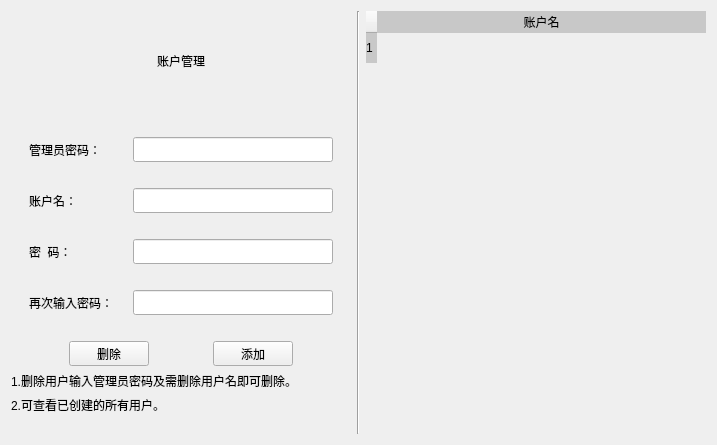
     <widget class="QWidget" name="adduser">
      <property name="enabled">
       <bool>true</bool>
      </property>
      <attribute name="title">
       <string>账户编辑</string>
      </attribute>
      <layout class="QGridLayout" name="gridLayout_6">
       <item row="0" column="0">
        <layout class="QHBoxLayout" name="horizontalLayout_26">
         <item>
          <layout class="QVBoxLayout" name="verticalLayout_10">
           <item>
            <widget class="QLabel" name="label_12">
             <property name="minimumSize">
              <size>
               <width>340</width>
               <height>100</height>
              </size>
             </property>
             <property name="styleSheet">
              <string notr="true">background-color:rgba(0,0,0,0);border-color:rgba(0,0,0,255);color: rgba(0, 0, 0,254);border-style:none;border-width:0px;border-radius:8px;font:25px &quot;方正小标宋简体&quot;;font-style:normal;font-weight: lighter;text-decoration:blink;</string>
             </property>
             <property name="text">
              <string>&lt;html&gt;&lt;head/&gt;&lt;body&gt;&lt;p align=&quot;center&quot;&gt;账户管理&lt;/p&gt;&lt;/body&gt;&lt;/html&gt;</string>
             </property>
            </widget>
           </item>
           <item>
            <spacer name="verticalSpacer_19">
             <property name="orientation">
              <enum>Qt::Vertical</enum>
             </property>
             <property name="sizeType">
              <enum>QSizePolicy::Fixed</enum>
             </property>
             <property name="sizeHint" stdset="0">
              <size>
               <width>20</width>
               <height>20</height>
              </size>
             </property>
            </spacer>
           </item>
           <item>
            <layout class="QVBoxLayout" name="verticalLayout_11">
             <item>
              <layout class="QHBoxLayout" name="horizontalLayout_27">
               <item>
                <widget class="QLabel" name="sup_pass_lab">
                 <property name="minimumSize">
                  <size>
                   <width>40</width>
                   <height>25</height>
                  </size>
                 </property>
                 <property name="maximumSize">
                  <size>
                   <width>80</width>
                   <height>25</height>
                  </size>
                 </property>
                 <property name="text">
                  <string>管理员密码：</string>
                 </property>
                </widget>
               </item>
               <item>
                <widget class="QLineEdit" name="adminpass">
                 <property name="minimumSize">
                  <size>
                   <width>200</width>
                   <height>25</height>
                  </size>
                 </property>
                 <property name="maximumSize">
                  <size>
                   <width>200</width>
                   <height>25</height>
                  </size>
                 </property>
                 <property name="echoMode">
                  <enum>QLineEdit::Password</enum>
                 </property>
                </widget>
               </item>
              </layout>
             </item>
             <item>
              <spacer name="verticalSpacer_21">
               <property name="orientation">
                <enum>Qt::Vertical</enum>
               </property>
               <property name="sizeHint" stdset="0">
                <size>
                 <width>20</width>
                 <height>20</height>
                </size>
               </property>
              </spacer>
             </item>
             <item>
              <layout class="QHBoxLayout" name="horizontalLayout_28">
               <item>
                <widget class="QLabel" name="user_lab">
                 <property name="minimumSize">
                  <size>
                   <width>40</width>
                   <height>25</height>
                  </size>
                 </property>
                 <property name="maximumSize">
                  <size>
                   <width>80</width>
                   <height>25</height>
                  </size>
                 </property>
                 <property name="text">
                  <string>账户名：</string>
                 </property>
                </widget>
               </item>
               <item>
                <widget class="QLineEdit" name="manageuser">
                 <property name="minimumSize">
                  <size>
                   <width>200</width>
                   <height>25</height>
                  </size>
                 </property>
                 <property name="maximumSize">
                  <size>
                   <width>200</width>
                   <height>25</height>
                  </size>
                 </property>
                </widget>
               </item>
              </layout>
             </item>
             <item>
              <spacer name="verticalSpacer_22">
               <property name="orientation">
                <enum>Qt::Vertical</enum>
               </property>
               <property name="sizeHint" stdset="0">
                <size>
                 <width>20</width>
                 <height>20</height>
                </size>
               </property>
              </spacer>
             </item>
             <item>
              <layout class="QHBoxLayout" name="horizontalLayout_29">
               <item>
                <widget class="QLabel" name="userpass_lab">
                 <property name="minimumSize">
                  <size>
                   <width>40</width>
                   <height>25</height>
                  </size>
                 </property>
                 <property name="maximumSize">
                  <size>
                   <width>80</width>
                   <height>25</height>
                  </size>
                 </property>
                 <property name="text">
                  <string>密  码：</string>
                 </property>
                </widget>
               </item>
               <item>
                <widget class="QLineEdit" name="userpass">
                 <property name="minimumSize">
                  <size>
                   <width>200</width>
                   <height>25</height>
                  </size>
                 </property>
                 <property name="maximumSize">
                  <size>
                   <width>200</width>
                   <height>25</height>
                  </size>
                 </property>
                 <property name="echoMode">
                  <enum>QLineEdit::Password</enum>
                 </property>
                </widget>
               </item>
              </layout>
             </item>
             <item>
              <spacer name="verticalSpacer_23">
               <property name="orientation">
                <enum>Qt::Vertical</enum>
               </property>
               <property name="sizeHint" stdset="0">
                <size>
                 <width>20</width>
                 <height>20</height>
                </size>
               </property>
              </spacer>
             </item>
             <item>
              <layout class="QHBoxLayout" name="horizontalLayout_30">
               <item>
                <widget class="QLabel" name="userpass_labagain">
                 <property name="minimumSize">
                  <size>
                   <width>40</width>
                   <height>25</height>
                  </size>
                 </property>
                 <property name="maximumSize">
                  <size>
                   <width>80</width>
                   <height>25</height>
                  </size>
                 </property>
                 <property name="text">
                  <string>再次输入密码：</string>
                 </property>
                </widget>
               </item>
               <item>
                <widget class="QLineEdit" name="userpass_2">
                 <property name="minimumSize">
                  <size>
                   <width>200</width>
                   <height>25</height>
                  </size>
                 </property>
                 <property name="maximumSize">
                  <size>
                   <width>200</width>
                   <height>25</height>
                  </size>
                 </property>
                 <property name="echoMode">
                  <enum>QLineEdit::Password</enum>
                 </property>
                </widget>
               </item>
              </layout>
             </item>
            </layout>
           </item>
           <item>
            <spacer name="verticalSpacer_24">
             <property name="orientation">
              <enum>Qt::Vertical</enum>
             </property>
             <property name="sizeType">
              <enum>QSizePolicy::Fixed</enum>
             </property>
             <property name="sizeHint" stdset="0">
              <size>
               <width>20</width>
               <height>20</height>
              </size>
             </property>
            </spacer>
           </item>
           <item>
            <layout class="QHBoxLayout" name="horizontalLayout_31">
             <item>
              <widget class="QPushButton" name="delmanager_2">
               <property name="minimumSize">
                <size>
                 <width>80</width>
                 <height>25</height>
                </size>
               </property>
               <property name="maximumSize">
                <size>
                 <width>80</width>
                 <height>25</height>
                </size>
               </property>
               <property name="text">
                <string>删除</string>
               </property>
              </widget>
             </item>
             <item>
              <widget class="QPushButton" name="addmanager">
               <property name="minimumSize">
                <size>
                 <width>80</width>
                 <height>25</height>
                </size>
               </property>
               <property name="maximumSize">
                <size>
                 <width>80</width>
                 <height>25</height>
                </size>
               </property>
               <property name="text">
                <string>添加</string>
               </property>
              </widget>
             </item>
            </layout>
           </item>
           <item>
            <widget class="QLabel" name="xiu_5">
             <property name="text">
              <string>1.删除用户输入管理员密码及需删除用户名即可删除。</string>
             </property>
            </widget>
           </item>
           <item>
            <widget class="QLabel" name="xiu_6">
             <property name="text">
              <string>2.可查看已创建的所有用户。</string>
             </property>
            </widget>
           </item>
           <item>
            <spacer name="verticalSpacer_25">
             <property name="orientation">
              <enum>Qt::Vertical</enum>
             </property>
             <property name="sizeHint" stdset="0">
              <size>
               <width>20</width>
               <height>20</height>
              </size>
             </property>
            </spacer>
           </item>
          </layout>
         </item>
         <item>
          <widget class="Line" name="line_4">
           <property name="orientation">
            <enum>Qt::Vertical</enum>
           </property>
          </widget>
         </item>
         <item>
          <widget class="QTableWidget" name="tableWidget_3">
           <property name="minimumSize">
            <size>
             <width>340</width>
             <height>400</height>
            </size>
           </property>
           <property name="styleSheet">
            <string notr="true">QTableWidget{background-color:rgba(0,0,0,0);border-color:rgba(0,0,0,0);color: rgba(0, 0, 0,255);border-style:none;border-width:1px;border-radius:0px;alternate-background-color:rgba(0,0,0,32);gridline-color:rgba(0,6,0,0);font:19px &quot;宋体&quot;;}QHeaderView::section{border-style:none;border-width:1px;border-radius:0px;background-color:rgba(0,0,0,42);border-color:rgba(0,0,0,255);}</string>
           </property>
           <attribute name="horizontalHeaderMinimumSectionSize">
            <number>100</number>
           </attribute>
           <attribute name="horizontalHeaderShowSortIndicator" stdset="0">
            <bool>true</bool>
           </attribute>
           <attribute name="horizontalHeaderStretchLastSection">
            <bool>true</bool>
           </attribute>
           <attribute name="verticalHeaderMinimumSectionSize">
            <number>20</number>
           </attribute>
           <row>
            <property name="text">
             <string>1</string>
            </property>
           </row>
           <column>
            <property name="text">
             <string>账户名</string>
            </property>
           </column>
          </widget>
         </item>
        </layout>
       </item>
      </layout>
     </widget>
